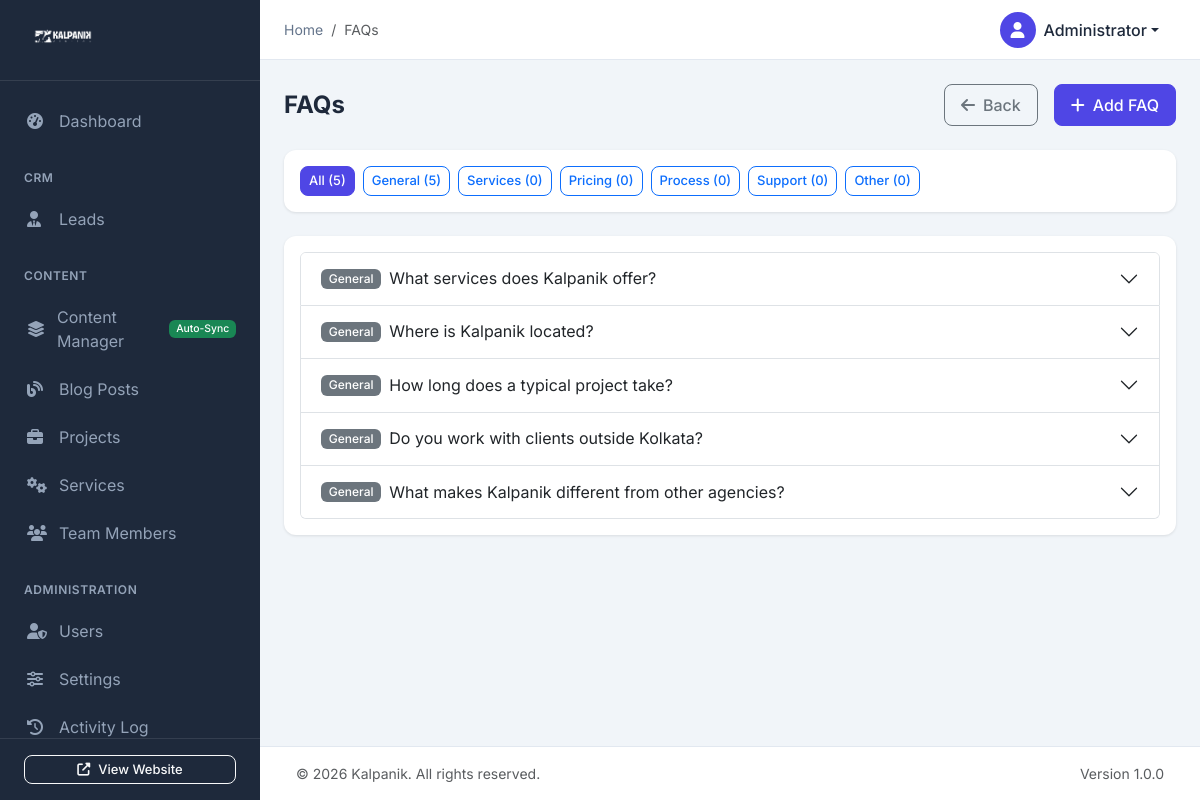
Screenshot of /admin/content/faqs.php (signed in) with the database file from the repository.
### tables this page shows
CREATE TABLE IF NOT EXISTS users (
    id INT AUTO_INCREMENT PRIMARY KEY,
    username VARCHAR(50) NOT NULL UNIQUE,
    email VARCHAR(100) NOT NULL UNIQUE,
    password VARCHAR(255) NOT NULL,
    full_name VARCHAR(100) NOT NULL,
    role ENUM('admin', 'editor', 'viewer') DEFAULT 'editor',
    avatar VARCHAR(255) DEFAULT NULL,
    is_active TINYINT(1) DEFAULT 1,
    last_login DATETIME DEFAULT NULL,
    created_at TIMESTAMP DEFAULT CURRENT_TIMESTAMP,
    updated_at TIMESTAMP DEFAULT CURRENT_TIMESTAMP ON UPDATE CURRENT_TIMESTAMP
);

CREATE TABLE IF NOT EXISTS faqs (
    id INT AUTO_INCREMENT PRIMARY KEY,
    question VARCHAR(500) NOT NULL,
    answer TEXT NOT NULL,
    category VARCHAR(50) DEFAULT 'general',
    sort_order INT DEFAULT 0,
    is_active TINYINT(1) DEFAULT 1,
    created_at TIMESTAMP DEFAULT CURRENT_TIMESTAMP,
    updated_at TIMESTAMP DEFAULT CURRENT_TIMESTAMP ON UPDATE CURRENT_TIMESTAMP
);

### admin/config/auth.php (called while the page is built, shortened)
<?php
function isLoggedIn() {
    return isset($_SESSION['admin_user_id']) && !empty($_SESSION['admin_user_id']);
}
function getCurrentUser() {
    $db = getDB();
    $stmt = $db->prepare("SELECT id, username, email, full_name, role, avatar, last_login FROM users WHERE id = ? AND is_active = 1");
    $stmt->execute([$_SESSION['admin_user_id']]);
    return $stmt->fetch();
}
function hasRole($role) {
    $roles = ['admin' => 3, 'editor' => 2, 'viewer' => 1];
    $userRole = $_SESSION['admin_role'] ?? 'viewer';
    return ($roles[$userRole] ?? 0) >= ($roles[$role] ?? 0);
}
function getBaseUrl() {
    if ($_SERVER['SERVER_NAME'] === 'localhost' || $_SERVER['SERVER_NAME'] === '127.0.0.1') {
        return '/kalpoink/';
    } else {
        return '/';
    }
}
function getAdminUrl($path = '') {
    $baseUrl = getBaseUrl() . 'admin/';
    return $baseUrl . ltrim($path, '/');
}
function getSiteUrl($path = '') {
    $baseUrl = getBaseUrl();
    return $baseUrl . ltrim($path, '/');
}
?>

### admin/content/faqs.php (the view, shortened to what this page needs)
<?php
require_once __DIR__ . '/../config/auth.php';
$action = $_GET['action'] ?? 'list';
$id = isset($_GET['id']) ? (int)$_GET['id'] : 0;
$faq_categories = ['general', 'services', 'pricing', 'process', 'support', 'other'];
$faq = null;
$page_title = 'FAQs';
require_once __DIR__ . '/../includes/header.php';
if ($action === 'add' || $action === 'edit') {
    ?>
    <div class="page-header">
        <h1 class="page-title"><?php echo $action === 'add' ? 'Add FAQ' : 'Edit FAQ'; ?></h1>
        <a href="<?php echo getAdminUrl('content/faqs.php'); ?>" class="btn btn-outline-secondary">
            <i class="fas fa-arrow-left me-2"></i>Back to List
        </a>
    </div>
    <form method="POST" action="faqs.php<?php echo $id ? '?id=' . $id : ''; ?>">
        <input type="hidden" name="csrf_token" value="<?php echo generateCsrfToken(); ?>">
        <div class="row">
            <div class="col-lg-8">
                <div class="card">
                    <div class="card-header">
                        <h5 class="card-title">FAQ Details</h5>
                    </div>
                    <div class="card-body">
                        <div class="mb-3">
                            <label for="category" class="form-label">Category *</label>
                            <select class="form-select" id="category" name="category" required>
                                <?php foreach ($faq_categories as $cat): ?>
                                <option value="<?php echo $cat; ?>" <?php echo ($faq['category'] ?? 'general') === $cat ? 'selected' : ''; ?>>
                                    <?php echo ucfirst($cat); ?>
                                </option>
                                <?php endforeach; ?>
                            </select>
                        </div>
                        <div class="mb-3">
                            <label for="question" class="form-label">Question *</label>
                            <input type="text" class="form-control" id="question" name="question" required
                                   placeholder="Enter the frequently asked question"
                                   value="<?php echo htmlspecialchars($faq['question'] ?? ''); ?>">
                        </div>
                        <div class="mb-3">
                            <label for="answer" class="form-label">Answer *</label>
                            <textarea class="form-control tinymce-editor" id="answer" name="answer" rows="8" required><?php echo htmlspecialchars($faq['answer'] ?? ''); ?></textarea>
                        </div>
                    </div>
                </div>
            </div>
            <div class="col-lg-4">
                <div class="card">
                    <div class="card-header">
                        <h5 class="card-title">Settings</h5>
                    </div>
                    <div class="card-body">
                        <div class="mb-3">
                            <label for="sort_order" class="form-label">Sort Order</label>
                            <input type="number" class="form-control" id="sort_order" name="sort_order"
                                   value="<?php echo (int)($faq['sort_order'] ?? 0); ?>">
                            <small class="text-muted">Lower numbers appear first</small>
                        </div>
                        <div class="form-check">
                            <input class="form-check-input" type="checkbox" id="is_active" name="is_active"
                                   <?php echo ($faq['is_active'] ?? 1) ? 'checked' : ''; ?>>
                            <label class="form-check-label" for="is_active">Active</label>
                        </div>
                    </div>
                </div>
                <div class="d-grid gap-2">
                    <button type="submit" name="save_faq" class="btn btn-primary">
                        <i class="fas fa-save me-2"></i>Save FAQ
                    </button>
                    <a href="<?php echo getAdminUrl('content/faqs.php'); ?>" class="btn btn-outline-secondary">Cancel</a>
                </div>
            </div>
        </div>
    </form>
    <?php
} else {
    $filter = $_GET['category'] ?? 'all';
    $where = $filter !== 'all' ? "WHERE category = :cat" : "";
    $stmt = $db->prepare("SELECT * FROM faqs $where ORDER BY category, sort_order ASC, id DESC");
    if ($filter !== 'all') {
        $stmt->execute(['cat' => $filter]);
    } else {
        $stmt->execute();
    }
    $faqs = $stmt->fetchAll();
    $counts = [];
    $count_stmt = $db->query("SELECT category, COUNT(*) as cnt FROM faqs GROUP BY category");
    while ($row = $count_stmt->fetch()) {
        $counts[$row['category']] = $row['cnt'];
    }
    ?>
    <div class="page-header">
        <h1 class="page-title">FAQs</h1>
        <div class="quick-actions">
            <a href="<?php echo getAdminUrl('content.php'); ?>" class="btn btn-outline-secondary me-2">
                <i class="fas fa-arrow-left me-2"></i>Back
            </a>
            <a href="<?php echo getAdminUrl('content/faqs.php?action=add'); ?>" class="btn btn-primary">
                <i class="fas fa-plus me-2"></i>Add FAQ
            </a>
        </div>
    </div>
    <div class="card mb-4">
        <div class="card-body">
            <div class="d-flex flex-wrap gap-2">
                <a href="faqs.php" class="btn btn-sm <?php echo $filter === 'all' ? 'btn-primary' : 'btn-outline-primary'; ?>">
                    All (<?php echo array_sum($counts); ?>)
                </a>
                <?php foreach ($faq_categories as $cat): ?>
                <a href="faqs.php?category=<?php echo $cat; ?>"
                   class="btn btn-sm <?php echo $filter === $cat ? 'btn-primary' : 'btn-outline-primary'; ?>">
                    <?php echo ucfirst($cat); ?> (<?php echo $counts[$cat] ?? 0; ?>)
                </a>
                <?php endforeach; ?>
            </div>
        </div>
    </div>
    <?php if (empty($faqs)): ?>
    <div class="card">
        <div class="card-body">
            <div class="empty-state">
                <i class="fas fa-question-circle"></i>
                <h5>No FAQs found</h5>
                <p>Add frequently asked questions for your website.</p>
                <a href="<?php echo getAdminUrl('content/faqs.php?action=add'); ?>" class="btn btn-primary">
                    <i class="fas fa-plus me-2"></i>Add FAQ
                </a>
            </div>
        </div>
    </div>
    <?php else: ?>
    <div class="card">
        <div class="card-body">
            <div class="accordion" id="faqAccordion">
                <?php foreach ($faqs as $index => $faq): ?>
                <div class="accordion-item">
                    <h2 class="accordion-header">
                        <button class="accordion-button collapsed d-flex align-items-center" type="button"
                                data-bs-toggle="collapse" data-bs-target="#faq<?php echo $faq['id']; ?>">
                            <span class="badge bg-secondary me-2"><?php echo ucfirst($faq['category']); ?></span>
                            <span class="flex-grow-1"><?php echo htmlspecialchars($faq['question']); ?></span>
                        </button>
                    </h2>
                </div>
                <?php endforeach; ?>
            </div>
        </div>
    </div>
    <?php endif; ?>
    <?php
}
require_once __DIR__ . '/../includes/footer.php';
?>

### admin/includes/header.php (shortened to what this page needs)
<?php
require_once __DIR__ . '/../config/auth.php';
$currentUser = getCurrentUser();
$currentPage = basename($_SERVER['PHP_SELF'], '.php');
?>
<!DOCTYPE html>
<html lang="en">
<head>
    <link href="https://cdn.jsdelivr.net/npm/bootstrap@5.3.2/dist/css/bootstrap.min.css" rel="stylesheet">
    <link rel="stylesheet" href="https://cdnjs.cloudflare.com/ajax/libs/font-awesome/6.5.1/css/all.min.css">
    <link href="https://cdn.datatables.net/1.13.7/css/dataTables.bootstrap5.min.css" rel="stylesheet">
    <link rel="stylesheet" href="<?php echo getAdminUrl('assets/css/admin.css'); ?>">
</head>
<body>
    <div class="sidebar" id="sidebar">
        <div class="sidebar-header">
            <?php
            $sidebarLogoPath = 'assets/images/kalpaink-logo.png';
            ?>
            <a href="<?php echo getAdminUrl('index.php'); ?>" class="sidebar-brand">
                <img src="<?php echo getSiteUrl($sidebarLogoPath); ?>" alt="Kalpanik" style="max-height: 40px;">
            </a>
        </div>
        <nav class="sidebar-nav">
            <ul class="nav flex-column">
                <li class="nav-item">
                    <a class="nav-link <?php echo $currentPage == 'index' ? 'active' : ''; ?>" href="<?php echo getAdminUrl('index.php'); ?>">
                        <i class="fas fa-tachometer-alt"></i>
                        <span>Dashboard</span>
                    </a>
                </li>
                <li class="nav-header">CRM</li>
                <li class="nav-item">
                    <a class="nav-link <?php echo $currentPage == 'leads' ? 'active' : ''; ?>" href="<?php echo getAdminUrl('leads.php'); ?>">
                        <i class="fas fa-user-tie"></i>
                        <span>Leads</span>
                    </a>
                </li>
                <li class="nav-header">Content</li>
                <li class="nav-item">
                    <a class="nav-link <?php echo $currentPage == 'content' ? 'active' : ''; ?>" href="<?php echo getAdminUrl('content.php'); ?>">
                        <i class="fas fa-layer-group"></i>
                        <span>Content Manager</span>
                        <span class="badge bg-success ms-auto" style="font-size: 0.65rem;">Auto-Sync</span>
                    </a>
                </li>
                <li class="nav-item">
                    <a class="nav-link <?php echo $currentPage == 'blogs' ? 'active' : ''; ?>" href="<?php echo getAdminUrl('blogs.php'); ?>">
                        <i class="fas fa-blog"></i>
                        <span>Blog Posts</span>
                    </a>
                </li>
                <li class="nav-item">
                    <a class="nav-link <?php echo $currentPage == 'projects' ? 'active' : ''; ?>" href="<?php echo getAdminUrl('projects.php'); ?>">
                        <i class="fas fa-briefcase"></i>
                        <span>Projects</span>
                    </a>
                </li>
                <li class="nav-item">
                    <a class="nav-link <?php echo $currentPage == 'services' ? 'active' : ''; ?>" href="<?php echo getAdminUrl('services.php'); ?>">
                        <i class="fas fa-cogs"></i>
                        <span>Services</span>
                    </a>
                </li>
                <li class="nav-item">
                    <a class="nav-link <?php echo $currentPage == 'team' ? 'active' : ''; ?>" href="<?php echo getAdminUrl('team.php'); ?>">
                        <i class="fas fa-users"></i>
                        <span>Team Members</span>
                    </a>
                </li>
                <?php if (hasRole('admin')): ?>
                <li class="nav-header">Administration</li>
                <li class="nav-item">
                    <a class="nav-link <?php echo $currentPage == 'users' ? 'active' : ''; ?>" href="<?php echo getAdminUrl('users.php'); ?>">
                        <i class="fas fa-user-shield"></i>
                        <span>Users</span>
                    </a>
                </li>
                <li class="nav-item">
                    <a class="nav-link <?php echo $currentPage == 'settings' ? 'active' : ''; ?>" href="<?php echo getAdminUrl('settings.php'); ?>">
                        <i class="fas fa-sliders-h"></i>
                        <span>Settings</span>
                    </a>
                </li>
                <li class="nav-item">
                    <a class="nav-link <?php echo $currentPage == 'activity' ? 'active' : ''; ?>" href="<?php echo getAdminUrl('activity.php'); ?>">
                        <i class="fas fa-history"></i>
                        <span>Activity Log</span>
                    </a>
                </li>
                <?php endif; ?>
            </ul>
        </nav>
        <div class="sidebar-footer">
            <a href="<?php echo getSiteUrl(); ?>" target="_blank" class="btn btn-outline-light btn-sm w-100">
                <i class="fas fa-external-link-alt me-2"></i>View Website
            </a>
        </div>
    </div>
    <div class="main-content" id="mainContent">
        <nav class="topbar">
            <div class="topbar-left">
                <nav aria-label="breadcrumb">
                    <ol class="breadcrumb mb-0">
                        <li class="breadcrumb-item"><a href="<?php echo getAdminUrl('index.php'); ?>">Home</a></li>
                        <?php if (isset($page_title)): ?>
                        <li class="breadcrumb-item active"><?php echo $page_title; ?></li>
                        <?php endif; ?>
                    </ol>
                </nav>
            </div>
            <div class="topbar-right">
                <div class="dropdown">
                    <button class="btn btn-link dropdown-toggle user-dropdown" type="button" data-bs-toggle="dropdown">
                        <div class="user-avatar">
                            <?php if ($currentUser['avatar']): ?>
                                <img src="<?php echo $currentUser['avatar']; ?>" alt="Avatar">
                            <?php else: ?>
                                <i class="fas fa-user"></i>
                            <?php endif; ?>
                        </div>
                        <span class="d-none d-md-inline"><?php echo htmlspecialchars($currentUser['full_name']); ?></span>
                    </button>
                </div>
            </div>
        </nav>
        <div class="content-wrapper">

### rows the page displays
users: full_name "Administrator"
faqs: category "General", question "What services does Kalpanik offer?"
faqs: category "General", question "Where is Kalpanik located?"
faqs: category "General", question "How long does a typical project take?"
faqs: category "General", question "Do you work with clients outside Kolkata?"
faqs: category "General", question "What makes Kalpanik different from other agencies?"

### other values shown
$page_title "FAQs"
array_sum($counts) "5"
$cat "General"
$counts[$cat] "5"
$cat "Services"
$counts[$cat] "0"
$cat "Pricing"
$cat "Process"
$cat "Support"
$cat "Other"
